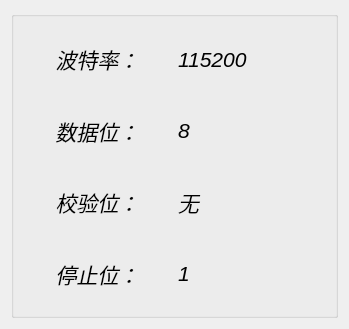
<?xml version="1.0" encoding="UTF-8"?>
<ui version="4.0">
 <class>Serialdata</class>
 <widget class="QWidget" name="Serialdata">
  <property name="enabled">
   <bool>true</bool>
  </property>
  <property name="geometry">
   <rect>
    <x>0</x>
    <y>0</y>
    <width>349</width>
    <height>329</height>
   </rect>
  </property>
  <property name="windowTitle">
   <string>Form</string>
  </property>
  <property name="styleSheet">
   <string notr="true">QGroupBox{border:2px solid black;};</string>
  </property>
  <layout class="QGridLayout" name="gridLayout_2">
   <item row="0" column="0">
    <widget class="QGroupBox" name="groupBox">
     <property name="title">
      <string/>
     </property>
     <layout class="QGridLayout" name="gridLayout">
      <item row="0" column="0">
       <layout class="QHBoxLayout" name="horizontalLayout">
        <item>
         <widget class="QLabel" name="baudLab">
          <property name="enabled">
           <bool>true</bool>
          </property>
          <property name="font">
           <font>
            <pointsize>16</pointsize>
            <italic>true</italic>
           </font>
          </property>
          <property name="text">
           <string>波特率：</string>
          </property>
          <property name="alignment">
           <set>Qt::AlignCenter</set>
          </property>
         </widget>
        </item>
        <item>
         <widget class="QLabel" name="baudLab_2">
          <property name="enabled">
           <bool>true</bool>
          </property>
          <property name="font">
           <font>
            <pointsize>16</pointsize>
            <italic>true</italic>
           </font>
          </property>
          <property name="text">
           <string>115200</string>
          </property>
         </widget>
        </item>
       </layout>
      </item>
      <item row="1" column="0">
       <layout class="QHBoxLayout" name="horizontalLayout_2">
        <item>
         <widget class="QLabel" name="databitsLab">
          <property name="font">
           <font>
            <pointsize>16</pointsize>
            <italic>true</italic>
           </font>
          </property>
          <property name="text">
           <string>数据位：</string>
          </property>
          <property name="alignment">
           <set>Qt::AlignCenter</set>
          </property>
         </widget>
        </item>
        <item>
         <widget class="QLabel" name="databitsLab_2">
          <property name="enabled">
           <bool>true</bool>
          </property>
          <property name="font">
           <font>
            <pointsize>16</pointsize>
            <italic>true</italic>
           </font>
          </property>
          <property name="text">
           <string>8</string>
          </property>
         </widget>
        </item>
       </layout>
      </item>
      <item row="2" column="0">
       <layout class="QHBoxLayout" name="horizontalLayout_3">
        <item>
         <widget class="QLabel" name="checkbitsLab">
          <property name="font">
           <font>
            <pointsize>16</pointsize>
            <italic>true</italic>
           </font>
          </property>
          <property name="text">
           <string>校验位：</string>
          </property>
          <property name="alignment">
           <set>Qt::AlignCenter</set>
          </property>
         </widget>
        </item>
        <item>
         <widget class="QLabel" name="checkbitsLab_2">
          <property name="enabled">
           <bool>true</bool>
          </property>
          <property name="font">
           <font>
            <pointsize>16</pointsize>
            <italic>true</italic>
           </font>
          </property>
          <property name="text">
           <string>无</string>
          </property>
         </widget>
        </item>
       </layout>
      </item>
      <item row="3" column="0">
       <layout class="QHBoxLayout" name="horizontalLayout_4">
        <item>
         <widget class="QLabel" name="stopbitsLab">
          <property name="font">
           <font>
            <pointsize>16</pointsize>
            <italic>true</italic>
           </font>
          </property>
          <property name="text">
           <string>停止位：</string>
          </property>
          <property name="alignment">
           <set>Qt::AlignCenter</set>
          </property>
         </widget>
        </item>
        <item>
         <widget class="QLabel" name="stopbitsLab_2">
          <property name="enabled">
           <bool>true</bool>
          </property>
          <property name="font">
           <font>
            <pointsize>16</pointsize>
            <italic>true</italic>
           </font>
          </property>
          <property name="text">
           <string>1</string>
          </property>
         </widget>
        </item>
       </layout>
      </item>
     </layout>
    </widget>
   </item>
  </layout>
 </widget>
 <resources/>
 <connections/>
</ui>
